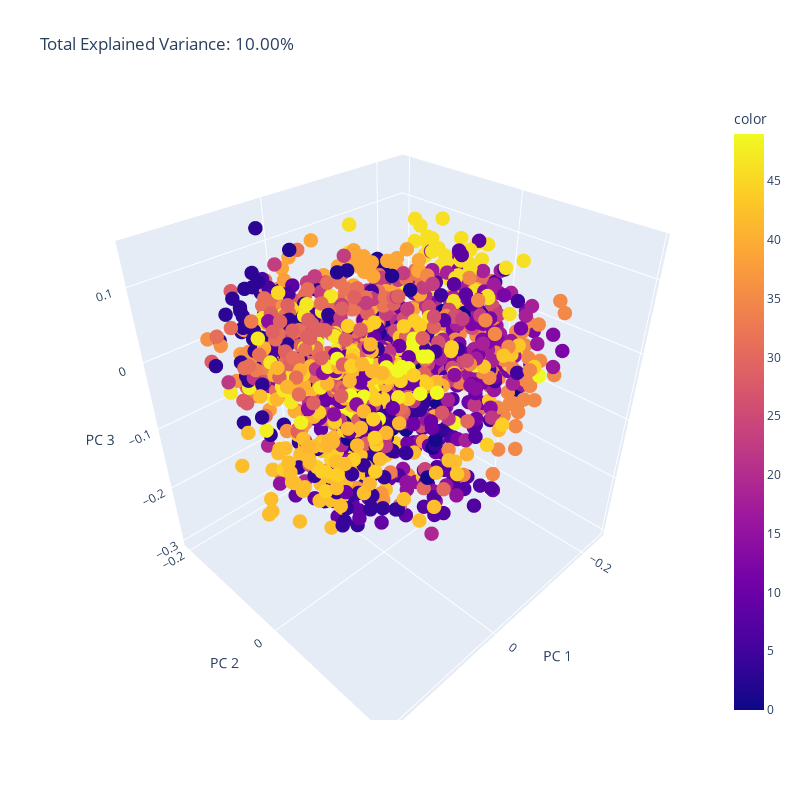

Write notebook code for a chart like this one.
### Code cell
import plotly.express as px 
X = pd.DataFrame(embeddings)
pca = PCA(n_components=3)
components = pca.fit_transform(X)

total_var = pca.explained_variance_ratio_.sum() * 100
X['labels'] = labels
X['relation'] = relations
fig = px.scatter_3d(
    components, x=0, y=1, z=2, color=X['labels'],
    title=f'Total Explained Variance: {total_var:.2f}%',
    labels={'0': 'PC 1', '1': 'PC 2', '2': 'PC 3'},
    width=800, height=800
)
fig.update_traces(marker_size=5)
fig.update_layout(scattermode="group", scattergap=0.5)
fig.show()

### Figure 1 — Plotly figure (JSON) as saved in the notebook; plotly's stock layout.template omitted (floating-point values rounded to 4 significant figures; data arrays with more than 128 entries replaced by an {"elided": "..."} marker saying what was removed)
{"data": [{"hovertemplate": "PC 1=%{x}<br>PC 2=%{y}<br>PC 3=%{z}<br>color=%{marker.color}<extra></extra>", "legendgroup": "", "marker": {"color": {"elided": "1460 int values"}, "coloraxis": "coloraxis", "size": 5, "symbol": "circle"}, "mode": "markers", "name": "", "scene": "scene", "showlegend": false, "type": "scatter3d", "x": {"elided": "1460 float values"}, "y": {"elided": "1460 float values"}, "z": {"elided": "1460 float values"}}], "layout": {"coloraxis": {"colorbar": {"title": {"text": "color"}}, "colorscale": [[0, "#0d0887"], [0.1111, "#46039f"], [0.2222, "#7201a8"], [0.3333, "#9c179e"], [0.4444, "#bd3786"], [0.5556, "#d8576b"], [0.6667, "#ed7953"], [0.7778, "#fb9f3a"], [0.8889, "#fdca26"], [1, "#f0f921"]]}, "height": 800, "legend": {"tracegroupgap": 0}, "scattergap": 0.5, "scattermode": "group", "scene": {"domain": {"x": [0, 1], "y": [0, 1]}, "xaxis": {"title": {"text": "PC 1"}}, "yaxis": {"title": {"text": "PC 2"}}, "zaxis": {"title": {"text": "PC 3"}}}, "title": {"text": "Total Explained Variance: 10.00%"}, "width": 800}}
